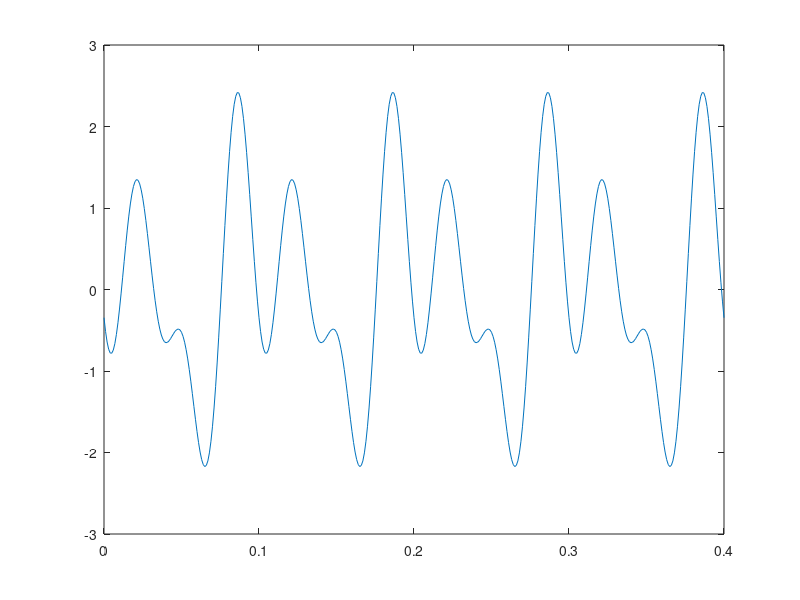

Here is the MATLAB script that generated this plot: (Note: this script raises an error after producing the figure.)
for j = 1:1e7
    N = 3;
    aArr = [1,1,1];
    fArr = [10,20,30];
    f0 = 10;
    T = 1/f0;
    Ta = 0.001;
    psiArr = rand(1,3)*2*pi-pi;
    t = 0:Ta:T*4;
    x = 0;
    for i = 1:3
        x = x + aArr(i)*sin(2*pi*fArr(i)*t + psiArr(i));
    end

    plot(t,x)
    Potencial(x,Ta,T)
    hold on
end